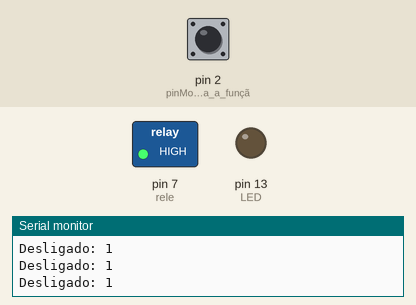
A sketch run on a simulated Arduino Uno, built with avr-gcc and run on an emulated ATmega328P. On the bench: switched loads named in the sketch (green lamp = pin HIGH), output pins drawn as LEDs (lit = HIGH), the last lines printed to the serial monitor. Dashed ring = blinking. Inputs (shaded band) come from the test bench; at power-on: pin 2 (pinMode_esecifica_a_funçã) HIGH.

Above: at 1.2 s.
1.3 s: pin 2 (pinMode_esecifica_a_funçã) pulled LOW for 0.15 s
At 1.38 s:
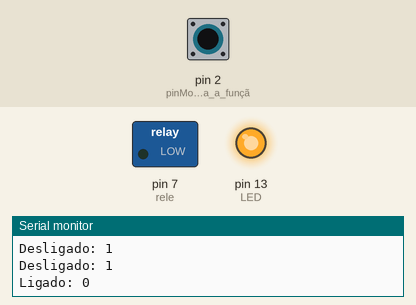
2.9 s: pin 2 (pinMode_esecifica_a_funçã) pulled LOW for 3.2 s
At 6.7 s:
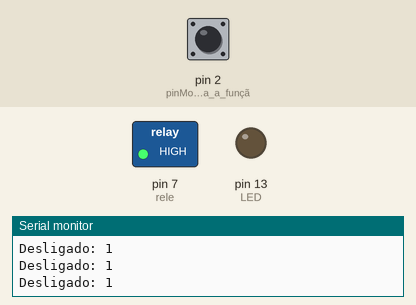
7.6 s: pin 2 (pinMode_esecifica_a_funçã) pulled LOW for 1 s
At 8.4 s:
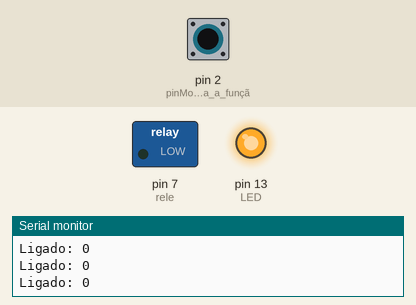
11.6 s: pin 2 (pinMode_esecifica_a_funçã) pulsed LOW 2 times (0.12 s each, 0.3 s apart)
At 11.81 s:
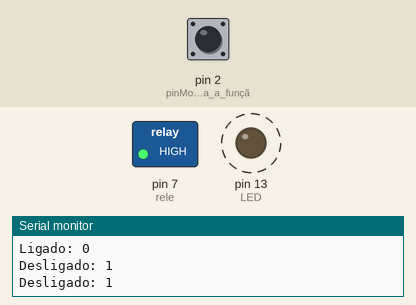
15.2 s: pin 2 (pinMode_esecifica_a_funçã) driven LOW
At 15.8 s:
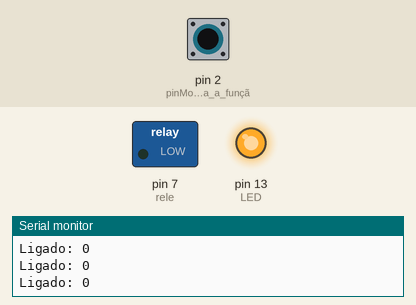
18.2 s: pin 2 (pinMode_esecifica_a_funçã) driven HIGH
At 18.5 s:
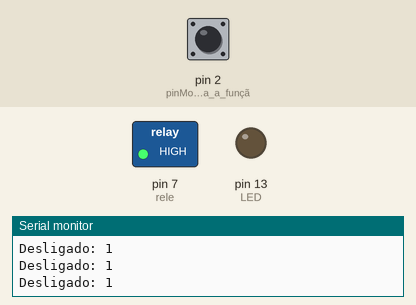
Timing chart, 0 to 20.7 s (numbered marks = the images above; inputs shaded):
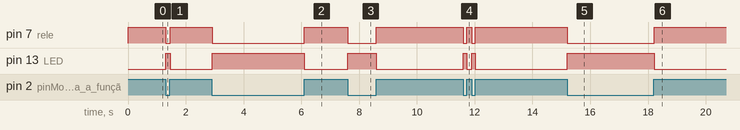

Measured:
- after the input at 1.3 s, pin 7 (rele): HIGH → LOW at once, → HIGH 0.15 s later; pin 13 (LED): LOW → HIGH at once, → LOW 0.15 s later
- after the input at 2.9 s, pin 7 (rele): HIGH → LOW at once, → HIGH 3.2 s later; pin 13 (LED): LOW → HIGH at once, → LOW 3.2 s later
- after the input at 7.6 s, pin 7 (rele): HIGH → LOW at once, → HIGH 1.0 s later; pin 13 (LED): LOW → HIGH at once, → LOW 1.0 s later
- after the input at 11.6 s, pin 7 (rele): alternates HIGH for 0.17 s and LOW for 0.13 s, 4 changes in all, then stays HIGH, starting at once; pin 13 (LED): alternates HIGH for 0.13 s and LOW for 0.17 s, 4 changes in all, then stays LOW, starting at once
- after the input at 15.2 s, pin 7 (rele): HIGH → LOW at once; pin 13 (LED): LOW → HIGH at once
- after the input at 18.2 s, pin 7 (rele): LOW → HIGH at once; pin 13 (LED): HIGH → LOW at once

The sketch:

ligar_desligar_Rele.ino
```cpp
int LED = LED_BUILTIN;
int rele = 7;
char texto[13];

void setup() {
   pinMode(2, INPUT_PULLUP); //pinMode esecifica a função do pino
                            // INPUT_PUllUP liga o resistor interno do arduino de modo a especificar sua saida inicial (sem flutuações)
   pinMode(LED, OUTPUT);
   pinMode(7, OUTPUT);

   Serial.begin(9600);
   Serial.println("RELE: ");
}

void loop() {
  //digitalRead(2); //Ler a entrada do pino 2 (entrada 5v do arduino = 1 'Ligado')
  digitalWrite(LED,  !digitalRead(2)); //digitalWrite(13, oque escrever (ligar ou desligar))
  digitalWrite(rele, digitalRead(2)); // A shield de rele liga em 0 volts!!

  sprintf(texto, digitalRead(2) ? "Desligado: %d" : "Ligado: %d", digitalRead(2));
  Serial.println(texto);

}
```
